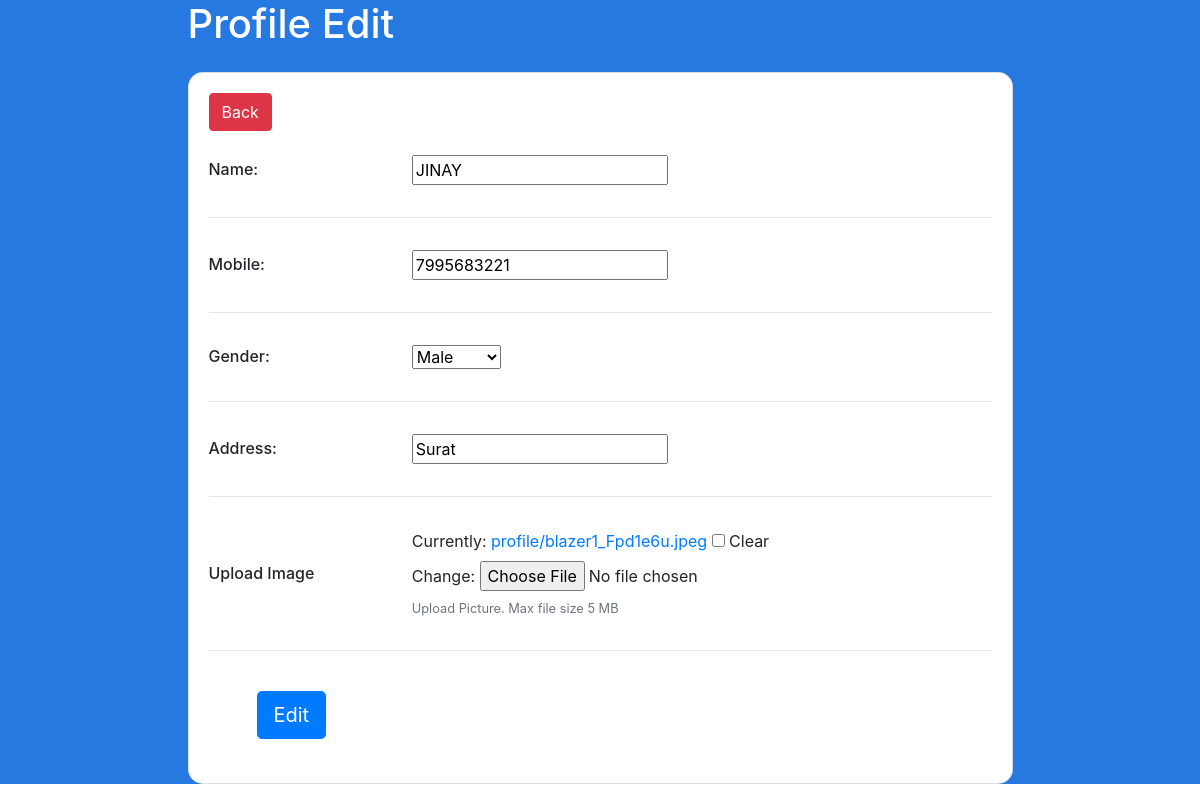
The page /edit/ (signed in) on the database its author committed.
### myapp/models.py (models this page shows, shortened)
class User(AbstractUser):
    CHOICE = (
      ('Male','Male'),
       ('Female','Female'),
    )
    name = models.CharField(max_length=10)
    gender = models.CharField(choices=CHOICE,max_length=6)
    mobile = models.CharField(max_length=10)
    created = models.DateField(auto_now_add=True)
    location = models.CharField(max_length=50)
    profile = models.FileField(upload_to='profile',null=True,blank=True)
    followers = models.ManyToManyField('User',related_name='follower')
    following = models.ManyToManyField('User',related_name='followings')

### myapp/views.py (the view, shortened to what this page needs)
# urls.py: path('edit/',views.profile_edit,name='profile-edit'),
@login_required(login_url='/login/')
def profile_edit(request):
    form1=EditForm(instance=request.user)
    return render(request,'edit.html',{'form':form1})

### myapp/forms.py
class EditForm(UserChangeForm):
    class Meta:
        model=User
        fields=['first_name','mobile','gender','location','profile']
        Widget={
           'first_name': forms.TextInput(attrs={'class':'form-control','label':'Name'}),
            'mobile': forms.TextInput(attrs={'class':'form-control','label':'Mobile No'}),
            'gender': forms.Select(attrs={'class':'form-control','label':'Gender'}),
            'location': forms.TextInput(attrs={'class':'form-control','label':'Address'}),
            'profile': forms.TextInput(attrs={'class':'form-control','label':'Profile'}),
        }

### myapp/templates/edit.html (shortened to what this page needs)
<!DOCTYPE html>
<html lang="en">
<head>
  <link rel="stylesheet" href="https://cdn.jsdelivr.net/npm/bootstrap@4.0.0/dist/css/bootstrap.min.css">
</head>
<body>
  <form method="post" enctype="multipart/form-data">
    <section class="vh-100" style="background-color: #2779e2;">
      <div class="container h-100">
        <div class="row d-flex justify-content-center align-items-center h-100">
          <div class="col-xl-9">
            <h1 class="text-white mb-4">Profile Edit</h1>
            <div class="card" style="border-radius: 15px;">
              <div class="card-body">
              <a href="{% url 'profile' %}" class="btn btn-danger">Back</a>
                <div class="row align-items-center pt-4 pb-3">
                  <div class="col-md-3 ps-5">
                    <h6 class="mb-0">Name:</h6>
                  </div>
                  <div class="col-md-9 pe-5">
                    {{form.first_name}}
                  </div>
                </div>
                <hr class="mx-n3">
                <div class="row align-items-center py-3">
                  <div class="col-md-3 ps-5">
                    <h6 class="mb-0">Mobile:</h6>
                  </div>
                  <div class="col-md-9 pe-5">
                   {{form.mobile}}
                  </div>
                </div>
                <hr class="mx-n3">
                <div class="row align-items-center py-3">
                  <div class="col-md-3 ps-5">
                    <h6 class="mb-0">Gender:</h6>
                  </div>
                  <div class="col-md-9 pe-5">
                   {{form.gender}}
                  </div>
                </div>
                <hr class="mx-n3">
                <div class="row align-items-center py-3">
                  <div class="col-md-3 ps-5">
                    <h6 class="mb-0">Address:</h6>
                  </div>
                  <div class="col-md-9 pe-5">
                   {{form.location}}
                  </div>
                </div>
                <hr class="mx-n3">
                <div class="row align-items-center py-3">
                  <div class="col-md-3 ps-5">
                    <h6 class="mb-0">Upload Image</h6>
                  </div>
                  <div class="col-md-9 pe-5">
                  {{form.profile}}
                    <div class="small text-muted mt-2">Upload Picture. Max file
                      size 5 MB</div>
                  </div>
                </div>
                <hr class="mx-n3">
                <div class="px-5 py-4">
                  <button type="submit" class="btn btn-primary btn-lg">Edit</button>
                </div>
              </div>
            </div>
          </div>
        </div>
      </div>
    </section>
  </form>
  </body>
</html>

### rows shown on the page
User: first_name "JINAY", mobile "7995683221", gender "Male", location "Surat"
